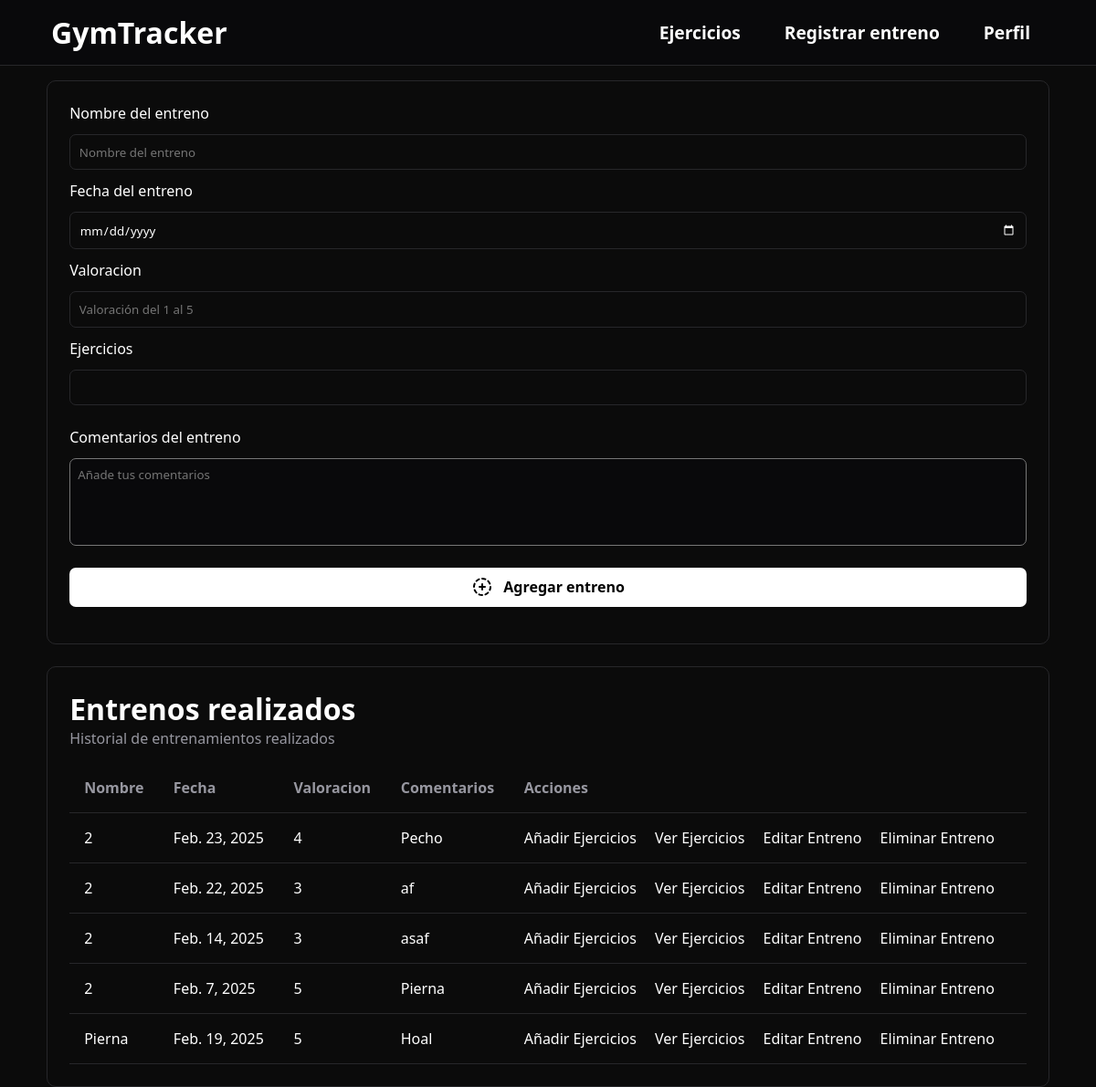
The app's page /registrarEntreno (signed in), older data.
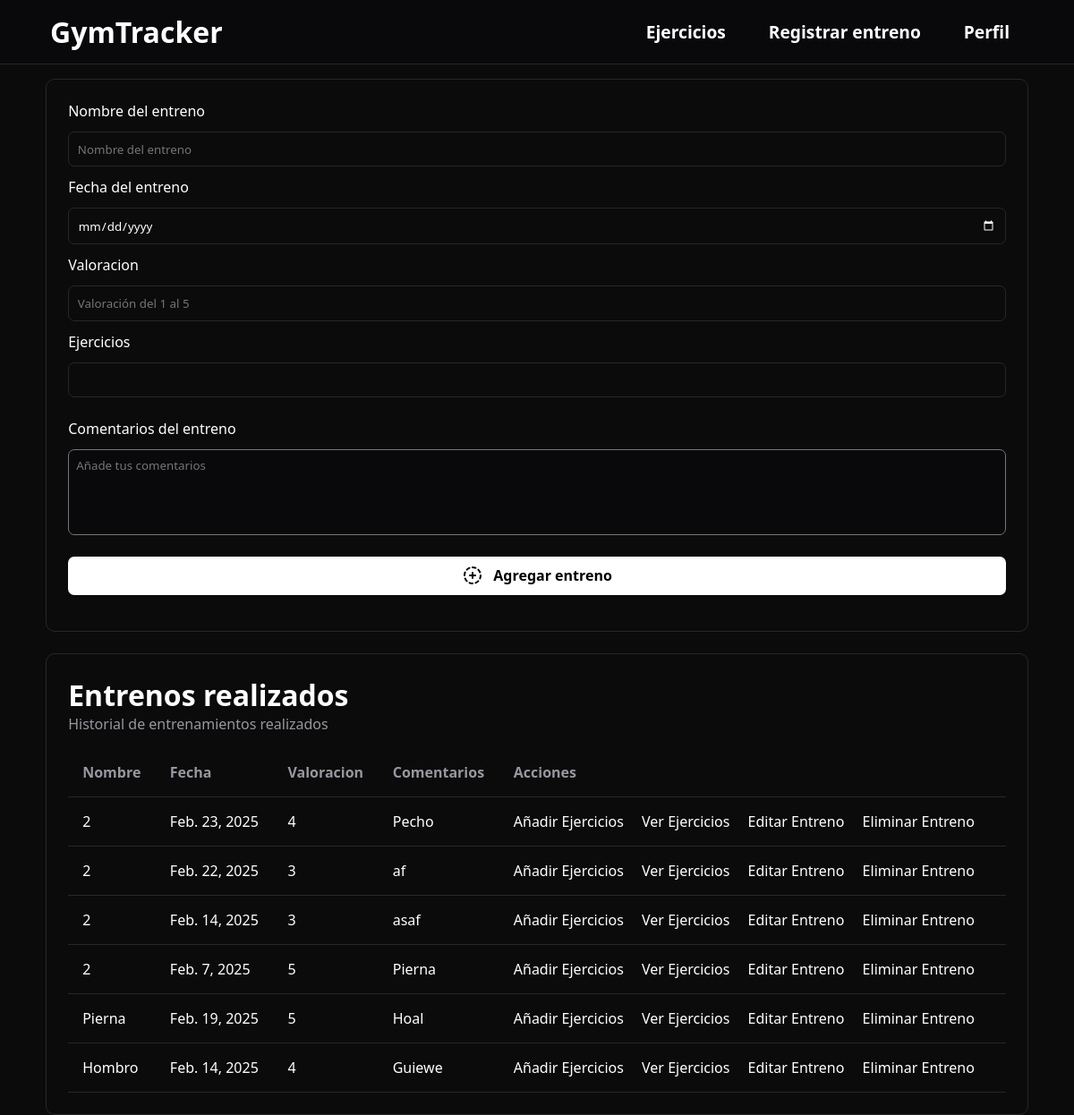
The same page, newer data.
### gymApp/models.py (models this page shows, shortened)
class Entreno(models.Model):
    usuario = models.ForeignKey(User, on_delete=models.CASCADE)
    nombre = models.CharField(max_length=100)
    fecha = models.DateField()
    valoracion = models.IntegerField()
    numero_ejercicios = models.IntegerField()
    comentarios = models.CharField(max_length=300, null=True)
    class Meta:
        verbose_name = 'Entreno'
        verbose_name_plural = 'Entrenos'

### gymApp/views.py (the view, shortened to what this page needs)
# urls.py: path('registrarEntreno', RegistrarEntreno.as_view(), name='registrarEntreno'),
class RegistrarEntreno(LoginRequiredMixin, CreateView):
    model = Entreno
    template_name = 'gymApp/registrarEntreno.html'
    form_class = RegistrarEntrenamiento
    success_url = reverse_lazy('registrarEntreno')
    def get_context_data(self, **kwargs):
        contexto = super().get_context_data(**kwargs)
        contexto['entrenos'] = Entreno.objects.filter(usuario=self.request.user)
        return contexto

### gymApp/forms.py
class RegistrarEntrenamiento(forms.ModelForm):
    class Meta:
        model = Entreno
        fields = ['nombre', 'fecha', 'valoracion', 'numero_ejercicios', 'comentarios']
        widgets = {
            'nombre': forms.TextInput(attrs={
                'placeholder': 'Nombre del entreno'
            }),
            'fecha': forms.DateInput(attrs={
                'type': 'date'
            }),
            'valoracion': forms.NumberInput(attrs={
                'min': 1,
                'max': 5,
                'placeholder': 'Valoración del 1 al 5'
            }),
            'comentarios': forms.Textarea(attrs={
                'placeholder': 'Añade tus comentarios',
                'style': 'resize:none;'
            }),
        }

### gymApp/templates/gymApp/registrarEntreno.html (shortened to what this page needs)
{% extends 'gymApp/base.html' %}
{% block header %}
    <header class="header-noprincipal">
        <a href="{% url 'principal' %}">
            <h1>GymTracker</h1>
        </a>
        <div class="lista-enlaces">
            <a href="{% url 'anadirEjercicio' %}">Ejercicios</a>
            <a href="{% url 'registrarEntreno' %}">Registrar entreno</a>
            {% if user.is_authenticated %}
                    <a class="open_submenu">Perfil</a>
            {% else %}
                    <a href="{% url 'login' %}">Iniciar sesión</a>
                    <a href="{% url 'registroUsuario' %}">Registrate</a>
            {% endif %}
        </div>
    </header>
{% endblock %}
{% block contenido %}
<main id="main-entreno">
    <section id="registro-entreno">
        <form action="" method="post" id="form-entreno">
            <label>Nombre del entreno</label>
            {{ form.nombre }}
            <label>Fecha del entreno</label>
            {{ form.fecha }}
            <label>Valoracion</label>
            {{ form.valoracion }}
            <label>Ejercicios</label>
            {{ form.numero_ejercicios }}
            <div id="div-comentarios">
                <label id="label-comentario">Comentarios del entreno</label>
                {{ form.comentarios }}
            </div>
            <button type="submit" class="boton-agregar">
                    Agregar entreno
                </button>
        </form>
    </section>
    <section id="seccion-entrenos">
        <h1>Entrenos realizados</h1>
        <p>Historial de entrenamientos realizados</p>
        {% if entrenos %}
            <table class="tabla">
                <thead>
                    <tr>
                        <th>Nombre</th>
                        <th>Fecha</th>
                        <th>Valoracion</th>
                        <th>Comentarios</th>
                        <th>Acciones</th>
                    </tr>
                </thead>
                <tbody>
                    {% for entreno in entrenos %}
                        <tr>
                            <td>{{ entreno.nombre }}</td>
                            <td>{{ entreno.fecha }}</td>
                            <td>{{ entreno.valoracion }}</td>
                            <td>{{ entreno.comentarios }}</td>
                            <td>
                                <a href="{% url 'anadirEjercicioRealizado' entreno.id %}">Añadir Ejercicios</a>
                                <a href="{% url 'listaEjerciciosDeUnEntreno' entreno.id %}">Ver Ejercicios</a>
                                <a href="{% url 'editarEntreno' entreno.id %}">Editar Entreno</a>
                                <a href="{% url 'borrarEntreno' entreno.id %}">Eliminar Entreno</a>
                            </td>
                        </tr>
                    {% endfor %}
                </tbody>
            </table>
        {% else %}
            <p>No hay entrenamientos registrados</p>
        {% endif %}
    </section>
</main>
{% endblock %}

Row changes from the older to the newer data that the page shows:
added Entreno: nombre "Hombro", fecha "Feb. 14, 2025", valoracion "4", comentarios "Guiewe"
